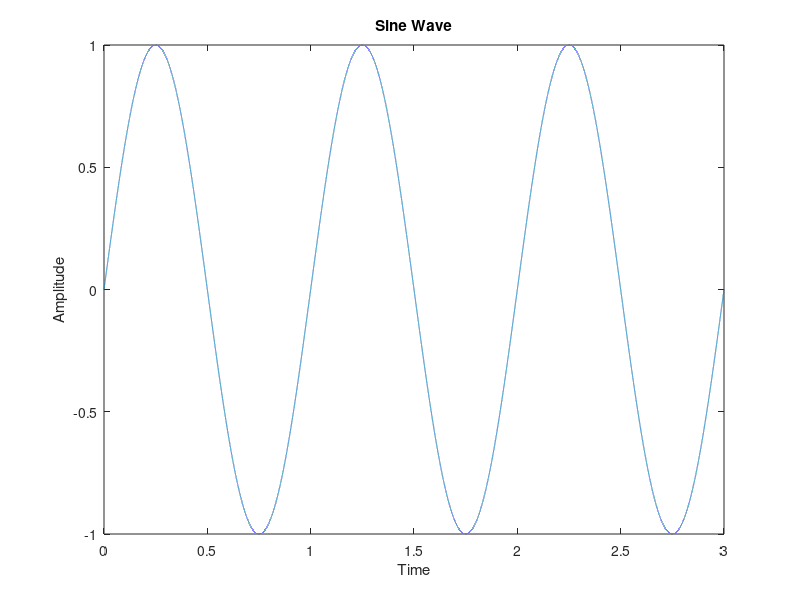
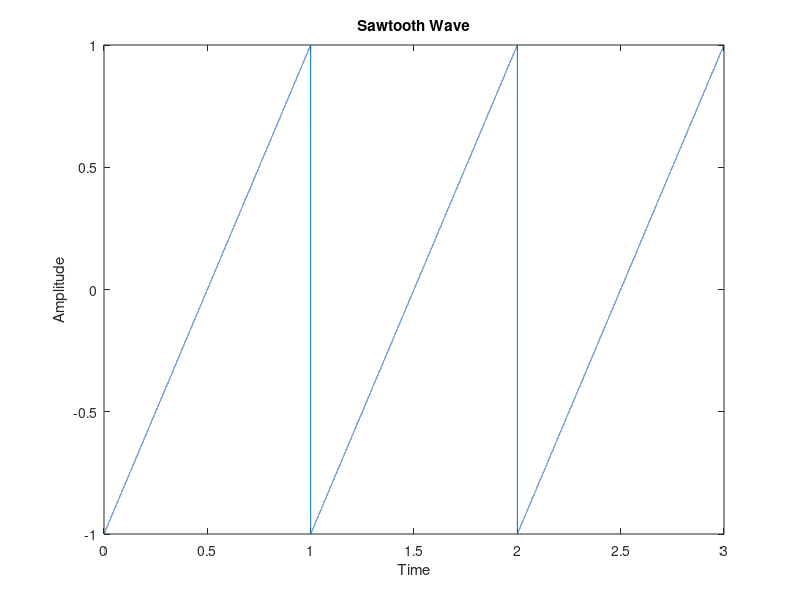
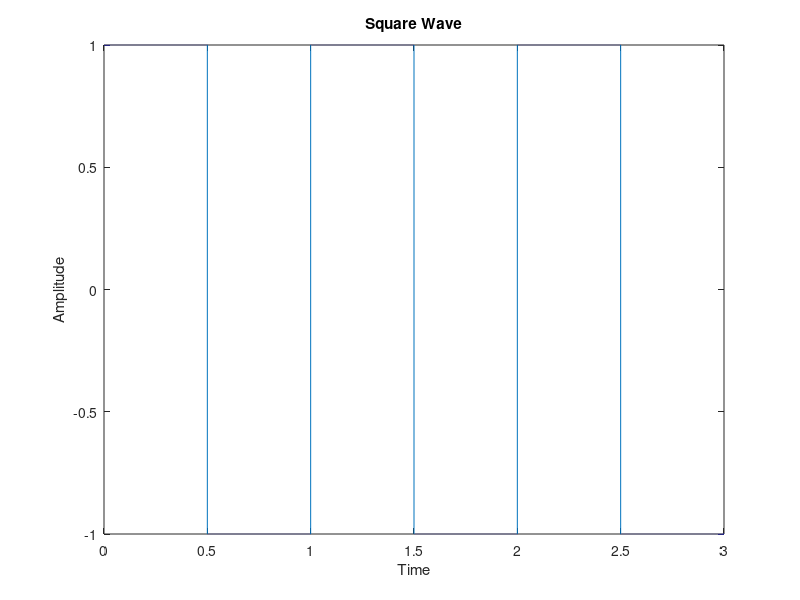
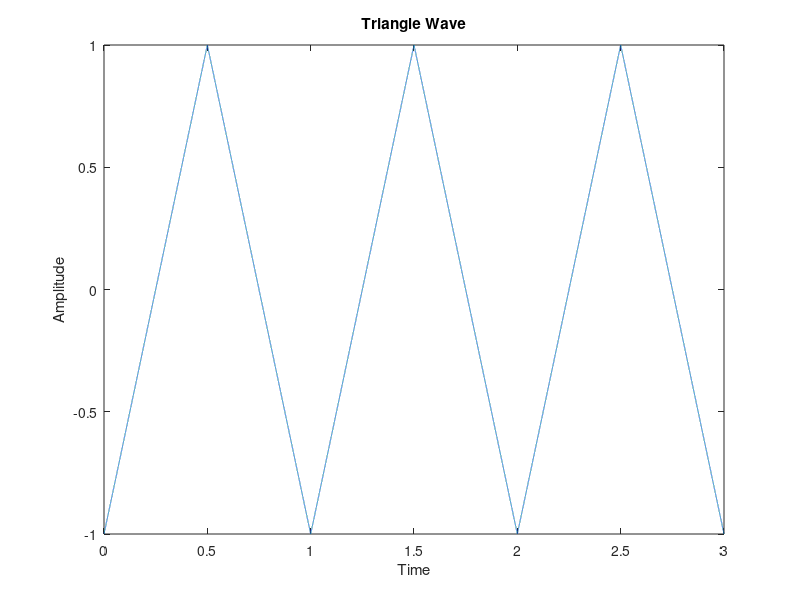

Source code (MATLAB) for these figures, in order:
% Michelle Chang
% 2/28/2021
% Capstone S21 conFFTi
% Waveform generation

T = 3;
fs = 44100;
t = 0:1/fs:T-1/fs;

% sine wave
y_sin = sin(2*pi*t);
% sawtooth wave
y_saw = sawtooth(2*pi*t);
% square wave
y_sqr = square(2*pi*t);
% triangle wave
y_tri = sawtooth(2*pi*t, 1/2);

% plots
figure;
plot(t, y_sin);
xlabel('Time');
ylabel('Amplitude');
title("Sine Wave");
figure;
plot(t, y_saw);
xlabel('Time');
ylabel('Amplitude');
title("Sawtooth Wave");
figure;
plot(t, y_sqr);
xlabel('Time');
ylabel('Amplitude');
title("Square Wave");
figure;
plot(t, y_tri);
xlabel('Time');
ylabel('Amplitude');
title("Triangle Wave");
